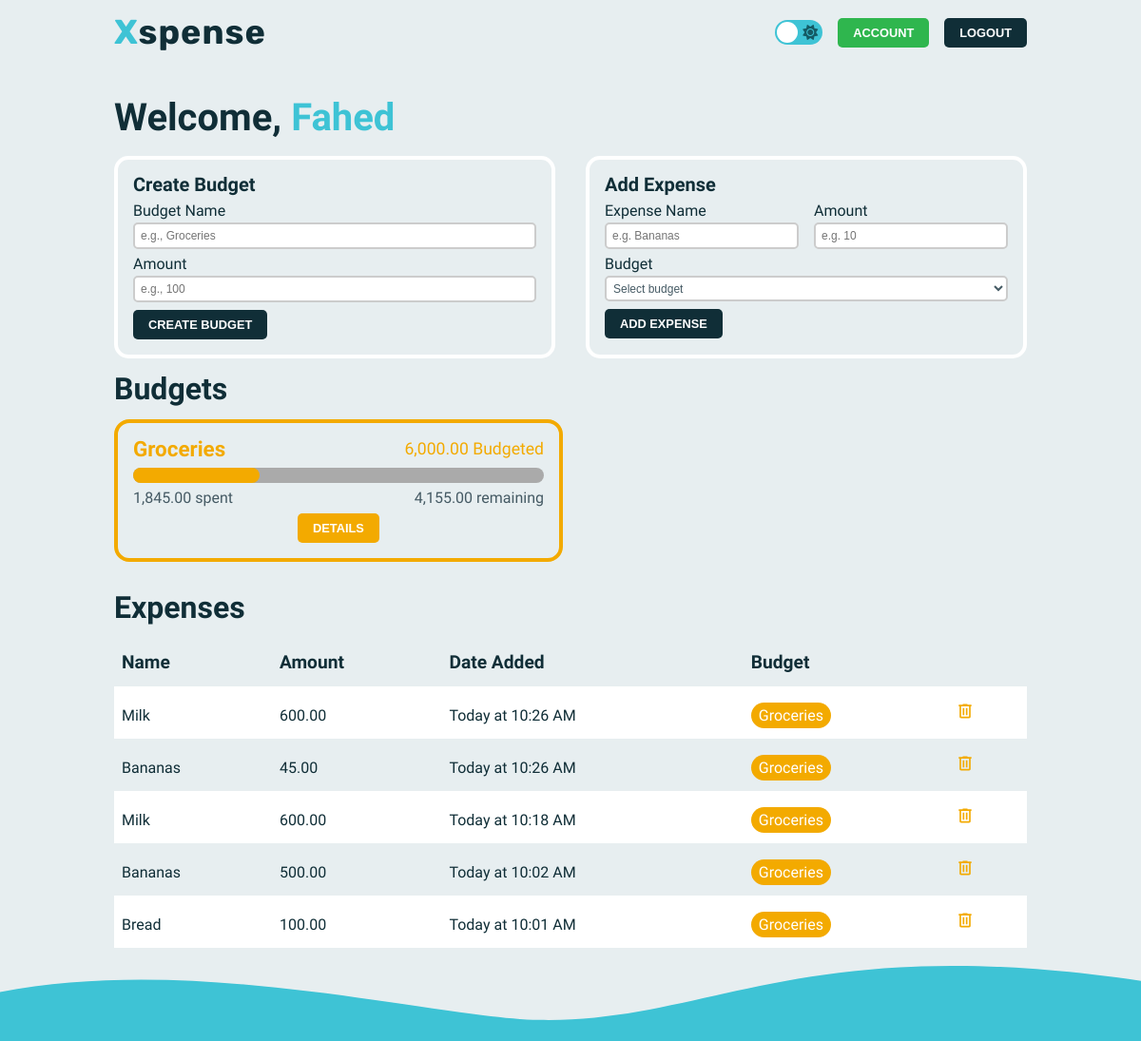
Page /dashboard (signed in) on the earlier database version.
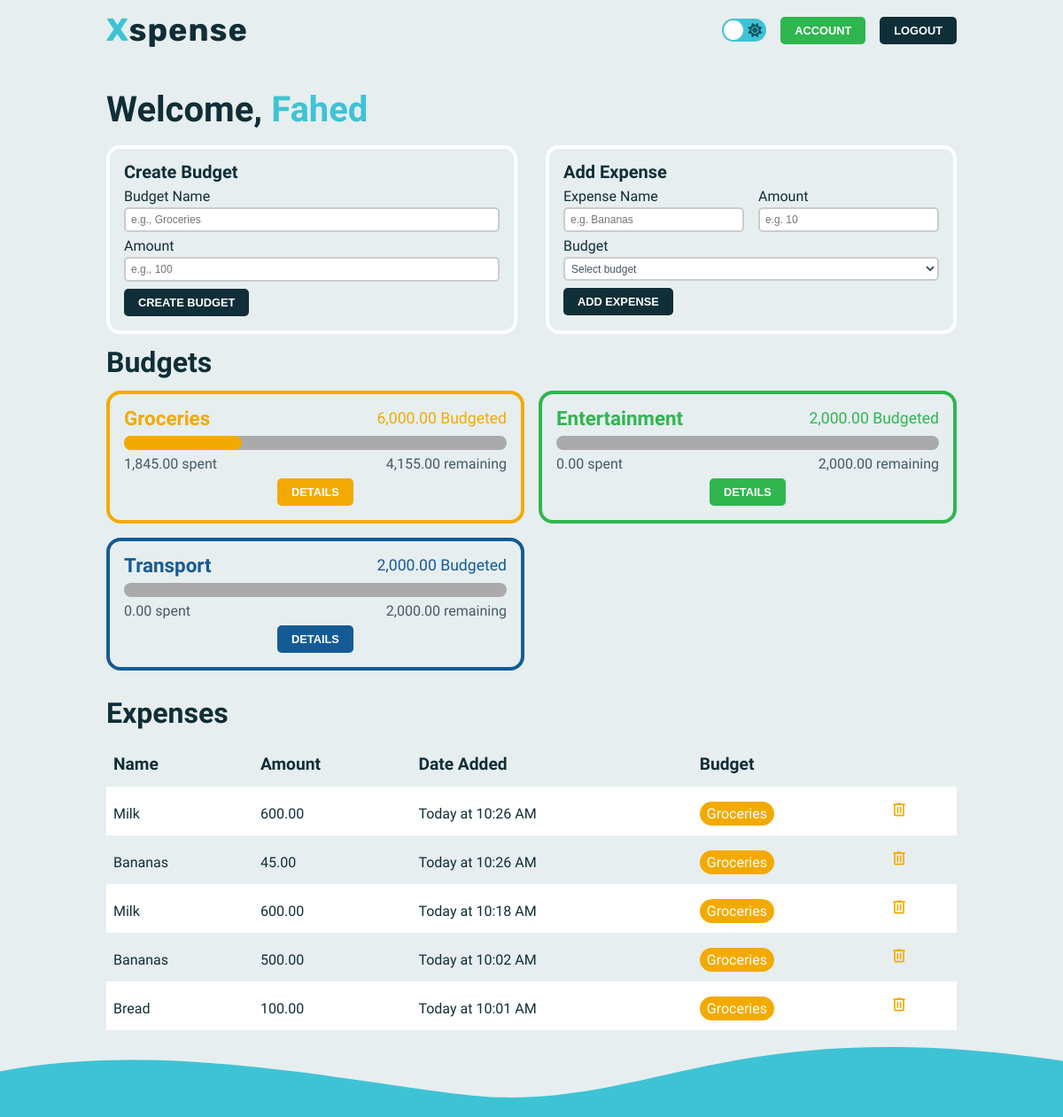
Same page on the later database version.
### models.py (models this page shows, shortened)
class User(db.Model, UserMixin):
    __tablename__ = "user"
    id = db.Column(db.Integer, primary_key=True)
    name = db.Column(db.String(25), nullable=False)
    username = db.Column(db.String(25), nullable=False, unique=True)
    password = db.Column(db.String(80), nullable=False)
    date_added = db.Column(db.DateTime, default=datetime.utcnow)
    budgets = db.relationship("Budget", backref="user")
    expenses = db.relationship("Expense", backref="user")

class Budget(db.Model, UserMixin):
    __tablename__ = "budget"
    id = db.Column(db.Integer, primary_key=True)
    name = db.Column(db.String(25), nullable=False)
    amount = db.Column(db.Float, nullable=False)
    spent = db.Column(db.Float, nullable=False, default=0)
    color = db.Column(db.String(9), nullable=False)
    date_added = db.Column(db.DateTime, default=datetime.utcnow)
    user_id = db.Column(db.Integer, db.ForeignKey("user.id"))
    expenses = db.relationship("Expense", backref="budget")

class Expense(db.Model, UserMixin):
    __tablename__ = "expense"
    id = db.Column(db.Integer, primary_key=True)
    name = db.Column(db.String(25), nullable=False)
    amount = db.Column(db.Float, nullable=False)
    date_added = db.Column(db.DateTime, default=datetime.utcnow)
    budget_id = db.Column(db.Integer, db.ForeignKey("budget.id"))
    user_id = db.Column(db.Integer, db.ForeignKey("user.id"))

### app.py (the view)
@app.route("/dashboard", methods=["GET"])
@login_required
def dashboard():
    budget_form = BudgetForm()
    expense_form = ExpenseForm()
    return render_template(
        "dashboard.html",
        current_user=current_user,
        budget_form=budget_form,
        expense_form=expense_form,
        curr_f=currency_formatter,
    )

### forms.py (shortened to what this page needs)
class BudgetForm(FlaskForm):
    name = StringField(
        "Budget Name",
        validators=[InputRequired(), length(min=3, max=13)],
        render_kw={"placeholder": "e.g., Groceries"},
    )
    amount = FloatField(
        "Amount",
        validators=[InputRequired()],
        render_kw={"placeholder": "e.g., 100"},
    )
    submit = SubmitField("Create Budget")

class ExpenseForm(FlaskForm):
    expense_name = StringField(
        "Expense Name",
        validators=[InputRequired(), length(min=3, max=12)],
        render_kw={"placeholder": "e.g. Bananas"},
    )
    expense_amount = FloatField(
        "Amount",
        validators=[InputRequired()],
        render_kw={"placeholder": "e.g. 10"},
    )
    expense_submit = SubmitField("Add Expense")

### app.py (called while the page is built)
@login_manager.user_loader
def load_user(user_id):
    return User.query.get(int(user_id))

### helpers.py (called while the page is built)
def currency_formatter(number):
    return "{:,.2f}".format(number)

### templates/dashboard.html (shortened to what this page needs)
{% extends 'layout.html' %}
{% block header %}
<a href="/account" ><button class="btn btn-secondary btn-small">Account</button></a>
<a href="/logout" ><button class="btn btn-small">logout</button></a>
{% endblock %}
{% block body %}
<div class="container dashboard">
  <h1 class="title">Welcome, <span class="highlight">{{ current_user.name }}</span></h1>
  <div class="create">
    <div class="card budget">
      <h3 class="sub-subtitle">Create Budget</h3>
      <form action="/new-budget" method="post" novalidate>
        <div class="form-control">
          {{ budget_form.name.label}}
          {{ budget_form.name(class="input", size=20)}}
        </div>
        <div class="form-control">
          {{ budget_form.amount.label}}
          {{ budget_form.amount(class="input", size=20)}}
        </div>
        {{ budget_form.submit(class="btn btn-small") }}
      </form>
    </div>
    {% if current_user.budgets %}
    <div class="card expense">
      <h3 class="sub-subtitle">Add Expense</h3>
      <form action="/new-expense" method="post">
        <div class="expense-wrapper">
          <div class="form-control">
            {{ expense_form.expense_name.label}}
            {{ expense_form.expense_name(class="input", size=20)}}
          </div>
          <div class="form-control">
            {{ expense_form.expense_amount.label}}
            {{ expense_form.expense_amount(class="input", size=20)}}
          </div>
        </div>
        <div class="form-control">
          <label for="category">Budget</label>
          <select name="budget" id="budget" class="input select" required>
            {% with budgets = current_user.budgets %}
              <option value="" disabled selected>Select budget</option>
            {% endwith %}
          </select>
        </div>
        {{ expense_form.expense_submit(class="btn btn-small") }}
      </form>
    </div>
    {% endif %}
  </div>
  {% if current_user.budgets %}
  <h2 class="subtitle">Budgets</h2>
  <div class="budgets-container">
    {% for budget in current_user.budgets %}
    <div class="budget-card {{ budget.color }}">
      <div class="row">
        <h3 class="sub-subtitle row-title {{ budget.color }}">{{ budget.name }}</h3>
        <p class="amount {{ budget.color }}">{{ curr_f(budget.amount) }} Budgeted</p>
      </div>
      <div class="row {{ budget.color }}">
        <progress max="{{ budget.amount }}" value="{{ budget.spent }}"></progress>
      </div>
      <div class="row progress-text">
        <small>{{ curr_f(budget.spent) }} spent</small>
        {% if budget.amount - budget.spent < 0 %}
        <small class="warn">{{  curr_f(budget.spent - budget.amount) }} overbudget</small>
        {% else %}
        <small>{{ curr_f(budget.amount - budget.spent) }} remaining</small>
        {% endif %}
      </div>
      <div class="row">
        <a href="/budgets/{{ budget.name }}"><button class="btn btn-small {{ budget.color }}">details</button></a>
      </div>
    </div>
    {% endfor %}
  </div>
  {% endif %}
  {% if current_user.expenses %}
  <h2 class="subtitle">Expenses</h2>
  <table class="expenses">
      <tr>
        <th>Name</th>
        <th>Amount</th>
        <th>Date Added</th>
        <th>Budget</th>
        <th></th>
      </tr>
        {% for expense in current_user.expenses|reverse %}
          <tr>
            <td>{{ expense.name }}</td>
            <td>{{ curr_f(expense.amount) }}</td>
            <td>{{ moment(expense.date_added).calendar() }}</td>
            <td><span class="budget-name {{ expense.budget.color }}"><a href="/budgets/{{ expense.budget.name }}">{{ expense.budget.name }}</a></span></td>
            <td>
              <form action="/delete-expense" method="post">
                <button class="delete-expense" type="submit">
                  <svg
                    xmlns="http://www.w3.org/2000/svg"
                    height="20"
                    viewBox="0 -960 960 960"
                    width="24"
                    class="{{ expense.budget.color }}"
                  >
                    <path
                      d="M280-120q-33 0-56.5-23.5T200-200v-520h-40v-80h200v-40h240v40h200v80h-40v520q0 33-23.5 56.5T680-120H280Zm400-600H280v520h400v-520ZM360-280h80v-360h-80v360Zm160 0h80v-360h-80v360ZM280-720v520-520Z"
                    />
                  </svg>
                </button>
              </form>
            </td>
          </tr>
      {% endfor %}
    </table>
    {% endif %}
</div>
{% endblock %}

### templates/layout.html (shortened to what this page needs)
<!DOCTYPE html>
<html lang="en">
  <head>
    <link
      rel="stylesheet"
      href="https://cdnjs.cloudflare.com/ajax/libs/font-awesome/6.4.2/css/all.min.css"
    />
    <link rel="stylesheet" href="../static/css/reset.css" />
    <link rel="stylesheet" href="../static/css/style.css" />
    <link rel="stylesheet" href="../static/css/accents.css" />
    <link rel="stylesheet" href="../static/css/switch.css" />
  </head>
  <body>
    <header>
      <div class="logo">
        <a href="/"><span class="highlight">X</span>spense</a>
      </div>
      <div class="header-buttons">
        <div>
          <label for="checkbox" class="checkbox-label">
            <i class="fas fa-sun"></i>
            <span class="ball"></span>
          </label>
        </div>
        {% block header %}{% endblock %}
      </div>
    </header>
    {% block body %}{% endblock %}
    <footer>
      <svg
        class="footer-svg"
        xmlns="http://www.w3.org/2000/svg"
        viewBox="0 0 1366 90"
      >
        <defs></defs>
        <g id="Layer_2" data-name="Layer 2">
          <g id="Layer_1-2" data-name="Layer 1">
            <path
              d="M0,31.43C237.21-15.3,518.77,62.12,645.44,64.7,849,68.85,956.86-42.3,1366,17.93V126.3H0Z"
            />
          </g>
        </g>
      </svg>
    </footer>
  </body>
</html>

### static/css/style.css (style rules this page uses)
:root { --primary-color: #3ec3d5; --secondary-color: #145a64; --light-color: #ffffff; --text-color: #102E37; --text-color-light: #455a64; --progress-color: #aaa; --accent-color1: #2fb64e; --accent-color2: #ff555f; --accent-color3: #55adff; --accent-color4: #f3aa00; --accent-color5: #F78D3F; --accent-color6: #145b96; --accent-color7: #3d5f06; --background-color: #e7eef0; --footer-color: #3ec3d5; --box-shadow: 0 0 8px #bbb; --main-font: "Source Sans 3", sans-serif; --logo-font: "Rubik", sans-serif; }
* { margin: 0; padding: 0; box-sizing: border-box; transition: 0.1s; }
.logo { font-family: var(--logo-font); color: var(--text-color); font-size: 2.25rem; font-weight: 700; letter-spacing: 1px; }
.highlight { color: var(--primary-color) !important; }
body { font-family: var(--main-font); display: flex; flex-direction: column; justify-content: space-between; min-height: 100vh; background-color: var(--background-color); }
header { width: 80%; max-width: 1024px; margin: 0 auto; padding: 1rem 0; display: flex; justify-content: space-between; align-items: center; }
.header-buttons { display: flex; gap: 1rem; align-items: center; }
a { text-decoration: none; }
a, a:visited, a:hover, a:active { color: inherit; }
.footer-svg { fill: var(--footer-color) !important; position: relative; bottom: -3px; }
label { color: var(--text-color); }
.container { width: 80%; max-width: 1024px; margin: 0 auto; flex-grow: 1; padding: 1rem 0; }
.btn { text-transform: uppercase; padding: 0.625rem 1.25rem; font-size: 1rem; width: max-content; color: var(--light-color) !important; font-weight: 700; background-color: var(--text-color); border: none; border-radius: 5px; cursor: pointer; text-decoration: none; }
.btn-secondary { background-color: var(--accent-color1); }
.btn-small { padding: 0.5rem 1rem; font-size: 0.8rem; }
.input { width: 100%; height: 2em; padding: 1em 0.5em; border: 2px solid #ccc; border-radius: 4px; background-color: white; font-size: 1rem; margin-top: 0.25rem; color: var(--text-color-light); }
.title { font-size: 2.5rem; font-weight: 700; margin: 0.5em 0; color: var(--text-color); }
.subtitle { font-size: 2rem; font-weight: 700; margin-bottom: 0.5em; color: var(--text-color); }
.sub-subtitle { font-size: 1.25rem; font-weight: 700; margin-bottom: 0.5em; color: var(--text-color); }
.create { display: grid; grid-template-columns: 1fr 1fr; gap: 2rem; }
.create .input { width: 100%; padding: 1em 0.5em; border-radius: 5px; background-color: white; font-size: 0.75rem; margin-top: 0.25rem; color: var(--text-color-light); }
.card { border-radius: 15px; padding: 1rem; margin-bottom: 1rem; position: relative; border: 4px solid var(--light-color); }
.create form { display: flex; flex-direction: column; gap: 0.5rem; }
.expense-wrapper { display: grid; grid-template-columns: 1fr 1fr; gap: 1rem; }
.form-control { display: flex; flex-direction: column; position: relative; }
.input.select { padding: 0 0.25em; height: 2.25em; }
.budgets-container { display: grid; grid-template-columns: repeat(auto-fill, minmax(320px, 1fr)); gap: 1rem; margin-bottom: 2rem; }
.budget-card { padding: 1rem; height: 150px; border-radius: 16px; display: flex; gap: 0.5rem; flex-direction: column; justify-content: center; }
.row { width: 100%; text-align: center; display: flex; justify-content: space-between; align-items: center; }
.row a { margin: auto; }
.row .sub-subtitle { margin: 0; font-size: 1.4rem; }
.row .amount { font-size: 1.1rem; }
progress { width: 100%; height: 1rem; border: none; }
.progress-text { color: var(--text-color-light); }
table { border-collapse: collapse; width: 100%; }
th { font-size: 1.2rem; font-weight: 700; }
td , th { text-align: left; padding: 1rem 0.5rem; color: var(--text-color); }
.expenses tr:nth-child(even) { background-color: var(--light-color); }
.budget-name { display: inline; padding: .25rem .5rem; border-radius: 1em; color: white !important; font-weight: 500; }
.delete-expense { background-color: transparent; border: none; cursor: pointer; }

### static/css/switch.css (style rules this page uses)
.checkbox-label { background-color: var(--primary-color); width: 50px; height: 26px; border-radius: 50px; position: relative; padding: 5px; cursor: pointer; display: flex; justify-content: space-between; align-items: center; }
.fa-sun { color: var(--secondary-color); }
.checkbox-label .ball { background-color: #fff; width: 22px; height: 22px; position: absolute; left: 2px; top: 2px; border-radius: 50%; transition: transform 0.2s linear; }

Differences in the rows shown:
added Budget: name "Entertainment", amount "2,000.00", spent "0.00", curr_f(budget.amount-budget.spent) "2,000.00"
added Budget: name "Transport", amount "2,000.00", spent "0.00", curr_f(budget.amount-budget.spent) "2,000.00"
